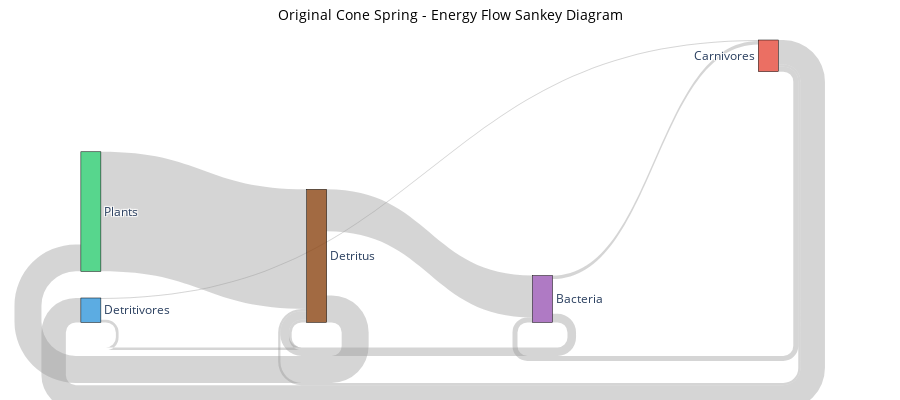
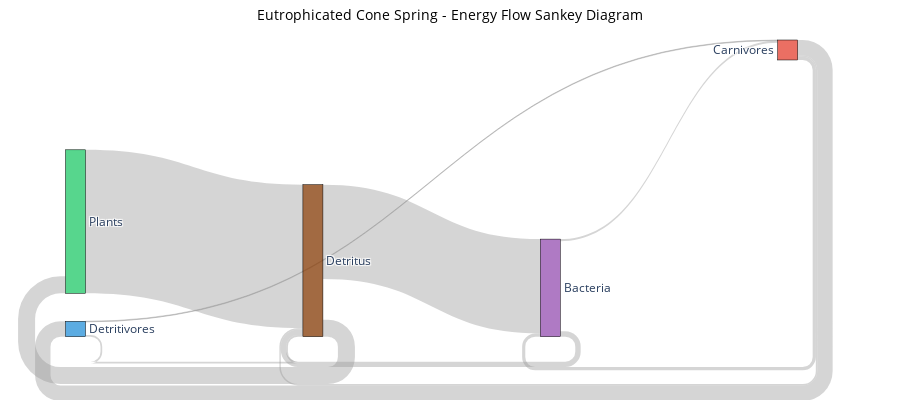

Here is the notebook cell these charts were saved with, in order:
### Markdown cell above
### Sankey Diagram - Flow Visualization

Sankey diagrams are particularly effective for visualizing energy/material flows through ecosystems:

### Code cell
def create_sankey_diagram(flow_matrix, node_names, title):
    """Create a Sankey diagram for the flow network."""
    
    # Prepare data for Sankey
    source = []
    target = []
    value = []
    
    for i in range(len(flow_matrix)):
        for j in range(len(flow_matrix)):
            if flow_matrix[i, j] > 0:
                source.append(i)
                target.append(j)
                value.append(flow_matrix[i, j])
    
    # Define node colors
    node_colors = {
        'Plants': 'rgba(46, 204, 113, 0.8)',      # Green
        'Detritus': 'rgba(139, 69, 19, 0.8)',     # Brown
        'Bacteria': 'rgba(155, 89, 182, 0.8)',    # Purple
        'Detritivores': 'rgba(52, 152, 219, 0.8)', # Blue
        'Carnivores': 'rgba(231, 76, 60, 0.8)'    # Red
    }
    
    colors = [node_colors[name] for name in node_names]
    
    # Create Sankey figure
    fig = go.Figure(data=[go.Sankey(
        node=dict(
            pad=15,
            thickness=20,
            line=dict(color="black", width=0.5),
            label=node_names,
            color=colors,
            hovertemplate='%{label}<br>Total throughput: %{value}<extra></extra>'
        ),
        link=dict(
            source=source,
            target=target,
            value=value,
            color='rgba(150, 150, 150, 0.4)',
            hovertemplate='%{source.label} → %{target.label}<br>Flow: %{value:.0f} kcal<extra></extra>'
        )
    )])
    
    fig.update_layout(
        title=dict(
            text=title,
            font=dict(size=14, color='black'),
            x=0.5,
            xanchor='center'
        ),
        font_size=12,
        height=400,
        margin=dict(l=10, r=10, t=40, b=10)
    )
    
    return fig

# Create Sankey diagrams for both networks
print("SANKEY FLOW DIAGRAMS")
print("=" * 60)
print("Width of connections represents flow magnitude")
print("Hover over connections to see exact flow values\n")

sankey_original = create_sankey_diagram(
    original_flows,
    node_names,
    "Original Cone Spring - Energy Flow Sankey Diagram"
)
sankey_original.show()

sankey_eutrophicated = create_sankey_diagram(
    eutrophicated_flows,
    node_names,
    "Eutrophicated Cone Spring - Energy Flow Sankey Diagram"
)
sankey_eutrophicated.show()

# Calculate and display flow statistics
print("\nFLOW STATISTICS COMPARISON")
print("-" * 40)
print(f"{'Pathway':<30} {'Original':>10} {'Eutrophicated':>15} {'Change':>10}")
print("-" * 65)

pathways = [
    ("Plants → Detritus", 0, 1),
    ("Detritus → Bacteria", 1, 2),
    ("Bacteria → Carnivores", 2, 4),
    ("Carnivores → Detritus", 4, 1),
    ("Carnivores → Bacteria", 4, 2),
    ("Carnivores → Detritivores", 4, 3)
]

for pathway_name, i, j in pathways:
    orig_flow = original_flows[i, j]
    eutr_flow = eutrophicated_flows[i, j]
    change = eutr_flow - orig_flow
    if orig_flow > 0 or eutr_flow > 0:
        print(f"{pathway_name:<30} {orig_flow:>10.0f} {eutr_flow:>15.0f} {change:>+10.0f}")

print("-" * 65)
print(f"{'TOTAL':<30} {original_flows.sum():>10.0f} {eutrophicated_flows.sum():>15.0f} {eutrophicated_flows.sum() - original_flows.sum():>+10.0f}")

### Figure 1 — Plotly figure (JSON) as saved in the notebook; plotly's stock layout.template omitted (floating-point values rounded to 4 significant figures)
{"data": [{"link": {"color": "rgba(150, 150, 150, 0.4)", "hovertemplate": "%{source.label} → %{target.label}<br>Flow: %{value:.0f} kcal<extra></extra>", "source": [0, 1, 1, 2, 2, 3, 3, 4, 4, 4], "target": [1, 0, 2, 1, 4, 1, 4, 1, 2, 3], "value": [8881, 2003, 3109, 635, 255, 200, 75, 167, 370, 1814]}, "node": {"color": ["rgba(46, 204, 113, 0.8)", "rgba(139, 69, 19, 0.8)", "rgba(155, 89, 182, 0.8)", "rgba(52, 152, 219, 0.8)", "rgba(231, 76, 60, 0.8)"], "hovertemplate": "%{label}<br>Total throughput: %{value}<extra></extra>", "label": ["Plants", "Detritus", "Bacteria", "Detritivores", "Carnivores"], "line": {"color": "black", "width": 0.5}, "pad": 15, "thickness": 20}, "type": "sankey"}], "layout": {"font": {"size": 12}, "height": 400, "margin": {"b": 10, "l": 10, "r": 10, "t": 40}, "title": {"font": {"color": "black", "size": 14}, "text": "Original Cone Spring - Energy Flow Sankey Diagram", "x": 0.5, "xanchor": "center"}}}

### Figure 2 — Plotly figure (JSON) as saved in the notebook; plotly's stock layout.template omitted (floating-point values rounded to 4 significant figures)
{"data": [{"link": {"color": "rgba(150, 150, 150, 0.4)", "hovertemplate": "%{source.label} → %{target.label}<br>Flow: %{value:.0f} kcal<extra></extra>", "source": [0, 1, 1, 2, 2, 3, 3, 4, 4, 4], "target": [1, 0, 2, 1, 4, 1, 4, 1, 2, 3], "value": [16881, 2003, 11109, 635, 255, 200, 75, 167, 370, 1814]}, "node": {"color": ["rgba(46, 204, 113, 0.8)", "rgba(139, 69, 19, 0.8)", "rgba(155, 89, 182, 0.8)", "rgba(52, 152, 219, 0.8)", "rgba(231, 76, 60, 0.8)"], "hovertemplate": "%{label}<br>Total throughput: %{value}<extra></extra>", "label": ["Plants", "Detritus", "Bacteria", "Detritivores", "Carnivores"], "line": {"color": "black", "width": 0.5}, "pad": 15, "thickness": 20}, "type": "sankey"}], "layout": {"font": {"size": 12}, "height": 400, "margin": {"b": 10, "l": 10, "r": 10, "t": 40}, "title": {"font": {"color": "black", "size": 14}, "text": "Eutrophicated Cone Spring - Energy Flow Sankey Diagram", "x": 0.5, "xanchor": "center"}}}
